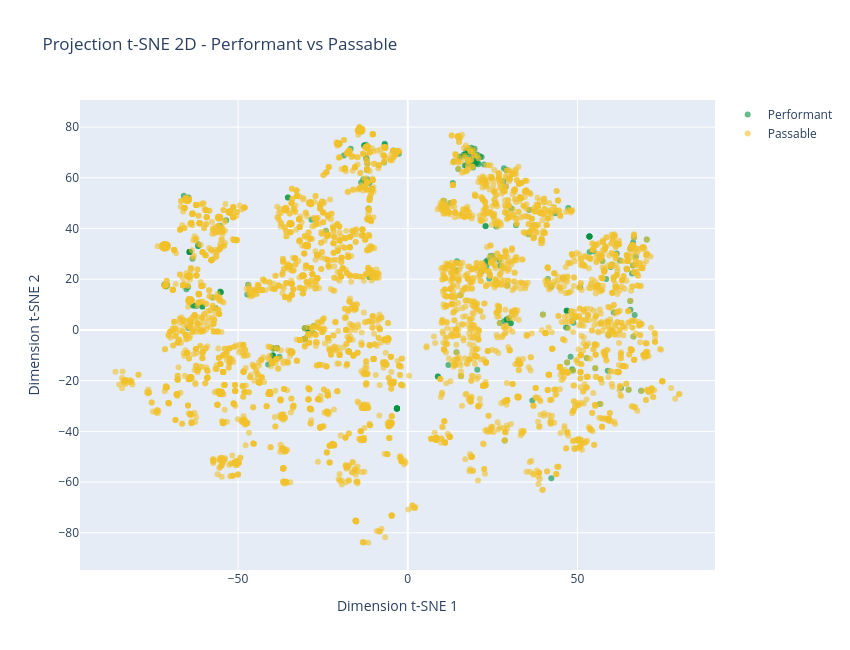

This figure's notebook cell:
### Markdown cell above
**Performant vs Passable — projection 2D, sans les erreurs**

### Code cell
'''
Isole les observations Performant et Passable sur la projection t-SNE 2D (section 7), pour
visualiser plus precisement la frontiere entre ces deux classes.
'''
paire_91 = ["Performant", "Passable"]

fig = go.Figure()
for grp in paire_91:
    mask = y_train_sample.values == grp
    fig.add_trace(go.Scatter(
        x=X_tsne[mask, 0], y=X_tsne[mask, 1], mode="markers",
        marker=dict(size=6, color=GROUP_COLORS[grp], opacity=0.6),
        name=grp,
    ))

fig.update_layout(
    title="Projection t-SNE 2D - Performant vs Passable",
    xaxis_title="Dimension t-SNE 1", yaxis_title="Dimension t-SNE 2",
    width=850, height=650,
)
fig.show()

### Figure 1 — Plotly figure (JSON) as saved in the notebook; plotly's stock layout.template omitted (floating-point values rounded to 4 significant figures; data arrays with more than 128 entries replaced by an {"elided": "..."} marker saying what was removed)
{"data": [{"marker": {"color": "#00923F", "opacity": 0.6, "size": 6}, "mode": "markers", "name": "Performant", "type": "scatter", "x": {"elided": "249 float values"}, "y": {"elided": "249 float values"}}, {"marker": {"color": "#F2C12B", "opacity": 0.6, "size": 6}, "mode": "markers", "name": "Passable", "type": "scatter", "x": {"elided": "4288 float values"}, "y": {"elided": "4288 float values"}}], "layout": {"height": 650, "title": {"text": "Projection t-SNE 2D - Performant vs Passable"}, "width": 850, "xaxis": {"title": {"text": "Dimension t-SNE 1"}}, "yaxis": {"title": {"text": "Dimension t-SNE 2"}}}}
